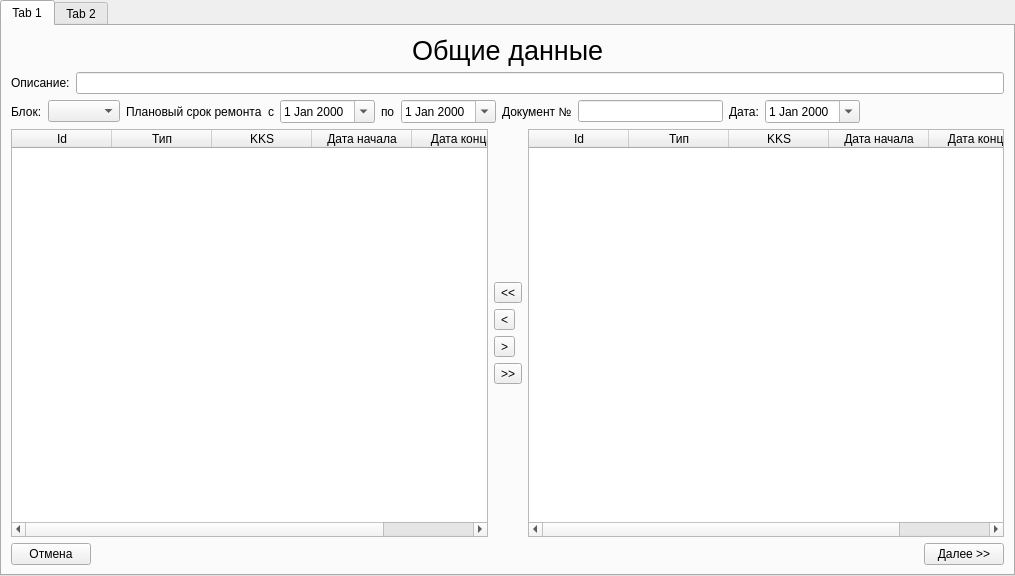
<?xml version="1.0" encoding="UTF-8"?>
<ui version="4.0">
 <class>KRReportForm</class>
 <widget class="QWidget" name="KRReportForm">
  <property name="geometry">
   <rect>
    <x>0</x>
    <y>0</y>
    <width>1015</width>
    <height>576</height>
   </rect>
  </property>
  <property name="windowTitle">
   <string>Отчет по КР</string>
  </property>
  <layout class="QHBoxLayout" name="horizontalLayout">
   <property name="spacing">
    <number>0</number>
   </property>
   <property name="leftMargin">
    <number>0</number>
   </property>
   <property name="topMargin">
    <number>0</number>
   </property>
   <property name="rightMargin">
    <number>0</number>
   </property>
   <property name="bottomMargin">
    <number>0</number>
   </property>
   <item>
    <widget class="QTabWidget" name="tabWidget">
     <property name="currentIndex">
      <number>0</number>
     </property>
     <widget class="QWidget" name="commonTab">
      <attribute name="title">
       <string>Tab 1</string>
      </attribute>
      <layout class="QVBoxLayout" name="verticalLayout_9">
       <item>
        <layout class="QHBoxLayout" name="horizontalLayout_2">
         <item>
          <spacer name="horizontalSpacer">
           <property name="orientation">
            <enum>Qt::Horizontal</enum>
           </property>
           <property name="sizeHint" stdset="0">
            <size>
             <width>40</width>
             <height>20</height>
            </size>
           </property>
          </spacer>
         </item>
         <item>
          <widget class="QLabel" name="label">
           <property name="font">
            <font>
             <pointsize>20</pointsize>
            </font>
           </property>
           <property name="text">
            <string>Общие данные</string>
           </property>
          </widget>
         </item>
         <item>
          <spacer name="horizontalSpacer_2">
           <property name="orientation">
            <enum>Qt::Horizontal</enum>
           </property>
           <property name="sizeHint" stdset="0">
            <size>
             <width>40</width>
             <height>20</height>
            </size>
           </property>
          </spacer>
         </item>
        </layout>
       </item>
       <item>
        <layout class="QHBoxLayout" name="horizontalLayout_15">
         <item>
          <widget class="QLabel" name="label_4">
           <property name="text">
            <string>Описание:</string>
           </property>
          </widget>
         </item>
         <item>
          <widget class="QLineEdit" name="descEdit"/>
         </item>
        </layout>
       </item>
       <item>
        <layout class="QHBoxLayout" name="horizontalLayout_5">
         <item>
          <widget class="QLabel" name="label_2">
           <property name="text">
            <string>Блок:</string>
           </property>
          </widget>
         </item>
         <item>
          <widget class="QComboBox" name="unitBox"/>
         </item>
         <item>
          <widget class="QLabel" name="label_8">
           <property name="text">
            <string>Плановый срок ремонта</string>
           </property>
          </widget>
         </item>
         <item>
          <widget class="QLabel" name="label_6">
           <property name="text">
            <string>с</string>
           </property>
          </widget>
         </item>
         <item>
          <widget class="QDateEdit" name="begDateEdit">
           <property name="calendarPopup">
            <bool>true</bool>
           </property>
          </widget>
         </item>
         <item>
          <widget class="QLabel" name="label_7">
           <property name="text">
            <string>по</string>
           </property>
          </widget>
         </item>
         <item>
          <widget class="QDateEdit" name="endDateEdit">
           <property name="calendarPopup">
            <bool>true</bool>
           </property>
          </widget>
         </item>
         <item>
          <widget class="QLabel" name="label_9">
           <property name="text">
            <string>Документ №</string>
           </property>
          </widget>
         </item>
         <item>
          <widget class="QLineEdit" name="docNumEdit">
           <property name="inputMask">
            <string/>
           </property>
           <property name="text">
            <string/>
           </property>
           <property name="maxLength">
            <number>32767</number>
           </property>
           <property name="cursorPosition">
            <number>0</number>
           </property>
          </widget>
         </item>
         <item>
          <widget class="QLabel" name="label_13">
           <property name="text">
            <string>Дата:</string>
           </property>
          </widget>
         </item>
         <item>
          <widget class="QDateEdit" name="dateEdit">
           <property name="calendarPopup">
            <bool>true</bool>
           </property>
          </widget>
         </item>
         <item>
          <spacer name="horizontalSpacer_4">
           <property name="orientation">
            <enum>Qt::Horizontal</enum>
           </property>
           <property name="sizeHint" stdset="0">
            <size>
             <width>40</width>
             <height>20</height>
            </size>
           </property>
          </spacer>
         </item>
        </layout>
       </item>
       <item>
        <layout class="QHBoxLayout" name="horizontalLayout_4">
         <item>
          <widget class="DragDropTable" name="selectedKRTable">
           <property name="acceptDrops">
            <bool>true</bool>
           </property>
           <property name="editTriggers">
            <set>QAbstractItemView::NoEditTriggers</set>
           </property>
           <property name="dragDropMode">
            <enum>QAbstractItemView::DragDrop</enum>
           </property>
           <property name="selectionMode">
            <enum>QAbstractItemView::SingleSelection</enum>
           </property>
           <property name="selectionBehavior">
            <enum>QAbstractItemView::SelectRows</enum>
           </property>
           <attribute name="verticalHeaderVisible">
            <bool>true</bool>
           </attribute>
           <column>
            <property name="text">
             <string>Id</string>
            </property>
           </column>
           <column>
            <property name="text">
             <string>Тип</string>
            </property>
           </column>
           <column>
            <property name="text">
             <string>KKS</string>
            </property>
           </column>
           <column>
            <property name="text">
             <string>Дата начала</string>
            </property>
           </column>
           <column>
            <property name="text">
             <string>Дата конца</string>
            </property>
           </column>
          </widget>
         </item>
         <item>
          <layout class="QVBoxLayout" name="verticalLayout">
           <item>
            <spacer name="verticalSpacer">
             <property name="orientation">
              <enum>Qt::Vertical</enum>
             </property>
             <property name="sizeHint" stdset="0">
              <size>
               <width>20</width>
               <height>40</height>
              </size>
             </property>
            </spacer>
           </item>
           <item>
            <widget class="QToolButton" name="addAllButton">
             <property name="text">
              <string>&lt;&lt;</string>
             </property>
            </widget>
           </item>
           <item>
            <widget class="QToolButton" name="addButton">
             <property name="text">
              <string>&lt;</string>
             </property>
            </widget>
           </item>
           <item>
            <widget class="QToolButton" name="removeButton">
             <property name="text">
              <string>&gt;</string>
             </property>
            </widget>
           </item>
           <item>
            <widget class="QToolButton" name="removeAllButton">
             <property name="text">
              <string>&gt;&gt;</string>
             </property>
            </widget>
           </item>
           <item>
            <spacer name="verticalSpacer_2">
             <property name="orientation">
              <enum>Qt::Vertical</enum>
             </property>
             <property name="sizeHint" stdset="0">
              <size>
               <width>20</width>
               <height>40</height>
              </size>
             </property>
            </spacer>
           </item>
          </layout>
         </item>
         <item>
          <widget class="DragDropTable" name="krTable">
           <property name="acceptDrops">
            <bool>true</bool>
           </property>
           <property name="editTriggers">
            <set>QAbstractItemView::NoEditTriggers</set>
           </property>
           <property name="dragDropMode">
            <enum>QAbstractItemView::DragDrop</enum>
           </property>
           <property name="selectionMode">
            <enum>QAbstractItemView::SingleSelection</enum>
           </property>
           <property name="selectionBehavior">
            <enum>QAbstractItemView::SelectRows</enum>
           </property>
           <attribute name="verticalHeaderVisible">
            <bool>false</bool>
           </attribute>
           <column>
            <property name="text">
             <string>Id</string>
            </property>
           </column>
           <column>
            <property name="text">
             <string>Тип</string>
            </property>
           </column>
           <column>
            <property name="text">
             <string>KKS</string>
            </property>
           </column>
           <column>
            <property name="text">
             <string>Дата начала</string>
            </property>
           </column>
           <column>
            <property name="text">
             <string>Дата конца</string>
            </property>
           </column>
          </widget>
         </item>
        </layout>
       </item>
       <item>
        <layout class="QHBoxLayout" name="horizontalLayout_3">
         <item>
          <widget class="QPushButton" name="cancelButton">
           <property name="text">
            <string>Отмена</string>
           </property>
          </widget>
         </item>
         <item>
          <spacer name="horizontalSpacer_3">
           <property name="orientation">
            <enum>Qt::Horizontal</enum>
           </property>
           <property name="sizeHint" stdset="0">
            <size>
             <width>40</width>
             <height>20</height>
            </size>
           </property>
          </spacer>
         </item>
         <item>
          <widget class="QPushButton" name="nextButton">
           <property name="text">
            <string>Далее &gt;&gt;</string>
           </property>
          </widget>
         </item>
        </layout>
       </item>
      </layout>
     </widget>
     <widget class="QWidget" name="signTab">
      <attribute name="title">
       <string>Tab 2</string>
      </attribute>
      <layout class="QVBoxLayout" name="verticalLayout_8">
       <item>
        <layout class="QHBoxLayout" name="horizontalLayout_6">
         <item>
          <spacer name="horizontalSpacer_5">
           <property name="orientation">
            <enum>Qt::Horizontal</enum>
           </property>
           <property name="sizeHint" stdset="0">
            <size>
             <width>40</width>
             <height>20</height>
            </size>
           </property>
          </spacer>
         </item>
         <item>
          <widget class="QLabel" name="label_3">
           <property name="font">
            <font>
             <pointsize>20</pointsize>
            </font>
           </property>
           <property name="text">
            <string>Данные подписантов</string>
           </property>
          </widget>
         </item>
         <item>
          <spacer name="horizontalSpacer_6">
           <property name="orientation">
            <enum>Qt::Horizontal</enum>
           </property>
           <property name="sizeHint" stdset="0">
            <size>
             <width>40</width>
             <height>20</height>
            </size>
           </property>
          </spacer>
         </item>
        </layout>
       </item>
       <item>
        <layout class="QHBoxLayout" name="horizontalLayout_17">
         <item>
          <layout class="QVBoxLayout" name="verticalLayout_7">
           <item>
            <layout class="QVBoxLayout" name="verticalLayout_3">
             <item>
              <widget class="QLabel" name="label_11">
               <property name="text">
                <string>Подразделение-владелец:</string>
               </property>
              </widget>
             </item>
             <item>
              <layout class="QHBoxLayout" name="horizontalLayout_7">
               <property name="spacing">
                <number>0</number>
               </property>
               <item>
                <widget class="DragDropEdit" name="ownerEdit">
                 <property name="readOnly">
                  <bool>true</bool>
                 </property>
                </widget>
               </item>
               <item>
                <widget class="QToolButton" name="ownerClearButton">
                 <property name="text">
                  <string>x</string>
                 </property>
                </widget>
               </item>
              </layout>
             </item>
            </layout>
           </item>
           <item>
            <layout class="QVBoxLayout" name="verticalLayout_4">
             <item>
              <widget class="QLabel" name="label_5">
               <property name="text">
                <string>Члены комиссии:</string>
               </property>
              </widget>
             </item>
             <item>
              <layout class="QHBoxLayout" name="horizontalLayout_8">
               <property name="spacing">
                <number>0</number>
               </property>
               <item>
                <widget class="DragDropEdit" name="member1Edit">
                 <property name="readOnly">
                  <bool>true</bool>
                 </property>
                </widget>
               </item>
               <item>
                <widget class="QToolButton" name="member1ClearButton">
                 <property name="text">
                  <string>x</string>
                 </property>
                </widget>
               </item>
              </layout>
             </item>
             <item>
              <layout class="QHBoxLayout" name="horizontalLayout_9">
               <property name="spacing">
                <number>0</number>
               </property>
               <item>
                <widget class="DragDropEdit" name="member2Edit">
                 <property name="readOnly">
                  <bool>true</bool>
                 </property>
                </widget>
               </item>
               <item>
                <widget class="QToolButton" name="member2ClearButton">
                 <property name="text">
                  <string>x</string>
                 </property>
                </widget>
               </item>
              </layout>
             </item>
             <item>
              <layout class="QHBoxLayout" name="horizontalLayout_10">
               <property name="spacing">
                <number>0</number>
               </property>
               <item>
                <widget class="DragDropEdit" name="member3Edit">
                 <property name="readOnly">
                  <bool>true</bool>
                 </property>
                </widget>
               </item>
               <item>
                <widget class="QToolButton" name="member3ClearButton">
                 <property name="text">
                  <string>x</string>
                 </property>
                </widget>
               </item>
              </layout>
             </item>
             <item>
              <layout class="QHBoxLayout" name="horizontalLayout_11">
               <property name="spacing">
                <number>0</number>
               </property>
               <item>
                <widget class="DragDropEdit" name="member4Edit">
                 <property name="readOnly">
                  <bool>true</bool>
                 </property>
                </widget>
               </item>
               <item>
                <widget class="QToolButton" name="member4ClearButton">
                 <property name="text">
                  <string>x</string>
                 </property>
                </widget>
               </item>
              </layout>
             </item>
             <item>
              <layout class="QHBoxLayout" name="horizontalLayout_13">
               <property name="spacing">
                <number>0</number>
               </property>
               <item>
                <widget class="DragDropEdit" name="member5Edit">
                 <property name="readOnly">
                  <bool>true</bool>
                 </property>
                </widget>
               </item>
               <item>
                <widget class="QToolButton" name="member5ClearButton">
                 <property name="text">
                  <string>x</string>
                 </property>
                </widget>
               </item>
              </layout>
             </item>
            </layout>
           </item>
           <item>
            <layout class="QVBoxLayout" name="verticalLayout_5">
             <item>
              <widget class="QLabel" name="label_12">
               <property name="text">
                <string>Подразделение АС, ответственное за ремонт </string>
               </property>
              </widget>
             </item>
             <item>
              <layout class="QHBoxLayout" name="horizontalLayout_14">
               <property name="spacing">
                <number>0</number>
               </property>
               <item>
                <widget class="DragDropEdit" name="repairerEdit">
                 <property name="readOnly">
                  <bool>true</bool>
                 </property>
                </widget>
               </item>
               <item>
                <widget class="QToolButton" name="repairerClearButton">
                 <property name="text">
                  <string>x</string>
                 </property>
                </widget>
               </item>
              </layout>
             </item>
            </layout>
           </item>
           <item>
            <layout class="QVBoxLayout" name="verticalLayout_6">
             <item>
              <widget class="QLabel" name="label_10">
               <property name="text">
                <string>Руководитель работ по ремонту оборудования:</string>
               </property>
              </widget>
             </item>
             <item>
              <layout class="QHBoxLayout" name="horizontalLayout_16">
               <property name="spacing">
                <number>0</number>
               </property>
               <item>
                <widget class="DragDropEdit" name="chiefEdit">
                 <property name="readOnly">
                  <bool>true</bool>
                 </property>
                </widget>
               </item>
               <item>
                <widget class="QToolButton" name="chiefClearButton">
                 <property name="text">
                  <string>x</string>
                 </property>
                </widget>
               </item>
              </layout>
             </item>
            </layout>
           </item>
           <item>
            <spacer name="verticalSpacer_3">
             <property name="orientation">
              <enum>Qt::Vertical</enum>
             </property>
             <property name="sizeHint" stdset="0">
              <size>
               <width>20</width>
               <height>40</height>
              </size>
             </property>
            </spacer>
           </item>
          </layout>
         </item>
         <item>
          <widget class="QTableWidget" name="signersTable">
           <property name="editTriggers">
            <set>QAbstractItemView::NoEditTriggers</set>
           </property>
           <property name="dragEnabled">
            <bool>true</bool>
           </property>
           <property name="dragDropMode">
            <enum>QAbstractItemView::DragOnly</enum>
           </property>
           <property name="selectionMode">
            <enum>QAbstractItemView::SingleSelection</enum>
           </property>
           <property name="selectionBehavior">
            <enum>QAbstractItemView::SelectRows</enum>
           </property>
           <attribute name="verticalHeaderVisible">
            <bool>false</bool>
           </attribute>
           <column>
            <property name="text">
             <string>Id</string>
            </property>
           </column>
           <column>
            <property name="text">
             <string>ФИО</string>
            </property>
           </column>
           <column>
            <property name="text">
             <string>Должность</string>
            </property>
           </column>
          </widget>
         </item>
        </layout>
       </item>
       <item>
        <layout class="QHBoxLayout" name="horizontalLayout_12">
         <property name="sizeConstraint">
          <enum>QLayout::SetMinimumSize</enum>
         </property>
         <item>
          <widget class="QPushButton" name="backButton">
           <property name="text">
            <string>&lt;&lt; Назад</string>
           </property>
          </widget>
         </item>
         <item>
          <spacer name="horizontalSpacer_8">
           <property name="orientation">
            <enum>Qt::Horizontal</enum>
           </property>
           <property name="sizeHint" stdset="0">
            <size>
             <width>40</width>
             <height>20</height>
            </size>
           </property>
          </spacer>
         </item>
         <item>
          <widget class="QPushButton" name="doneButton">
           <property name="text">
            <string>Готово</string>
           </property>
          </widget>
         </item>
        </layout>
       </item>
      </layout>
     </widget>
    </widget>
   </item>
  </layout>
 </widget>
 <customwidgets>
  <customwidget>
   <class>DragDropTable</class>
   <extends>QTableWidget</extends>
   <header>dragdroptable.h</header>
  </customwidget>
  <customwidget>
   <class>DragDropEdit</class>
   <extends>QLineEdit</extends>
   <header>dragdropedit.h</header>
  </customwidget>
 </customwidgets>
 <resources/>
 <connections/>
</ui>
